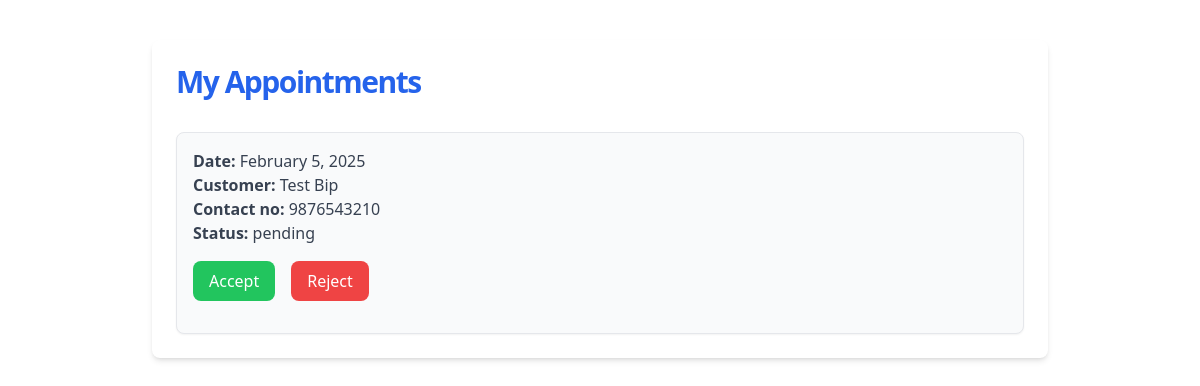
Page /worker/appointments/ (signed in) on the committed database.
### jobs/models.py (models this page shows, shortened)
class Appointment(models.Model):
    STATUS_CHOICES = [
        ('pending', 'Pending'),
        ('accepted', 'Accepted'),
        ('rejected', 'Rejected'),
        ('completed', 'Completed'),
    ]
    customer = models.ForeignKey(Customer, on_delete=models.CASCADE, related_name='customer_appointments')
    worker = models.ForeignKey(Worker, on_delete=models.CASCADE, related_name='worker_appointments')
    appointment_date = models.DateTimeField(null=True, blank=True)
    status = models.CharField(max_length=10, choices=STATUS_CHOICES, default='pending')
    reason = models.TextField(blank=True, null=True)

class Customer(models.Model):
    owner=models.OneToOneField(User,on_delete=models.CASCADE)
    name=models.CharField(max_length=50)
    phone_number=PhoneNumberField(region="NP", unique=True)
    profile_pic=models.ImageField(upload_to="profiles/", blank=True)
    latitude = models.CharField(max_length=20,null=True,blank=True)
    longitude = models.CharField(max_length=20,null=True,blank=True)

### jobs/views.py (the view)
# urls.py: path('worker/appointments/', views.worker_appointments, name='worker_appointments'),
def worker_appointments(request):
    worker = get_object_or_404(Worker, owner=request.user)
    appointments = Appointment.objects.filter(worker=worker)
    return render(request, 'jobs/worker_appointments.html', {'appointments': appointments})

### jobs/templates/jobs/worker_appointments.html (shortened to what this page needs)
<html lang="en">
<head>
    <script src="https://cdn.tailwindcss.com"></script>
</head>
<body>
    <div class="max-w-4xl mx-auto my-10 p-6 bg-white shadow-md rounded-lg">
        <h2 class="text-3xl font-bold tracking-tighter text-blue-600 mb-8 transition duration-500 ease-in-out transform tracking-relaxed lg:pr-8">My Appointments</h2>
        <ul class="space-y-6">
            {% for appointment in appointments %}
                <li class="p-4 border rounded-lg bg-gray-50 shadow-sm hover:bg-gray-100 transition duration-300">
                    <p class="text-gray-700">
                        <span class="font-semibold">Date:</span> {{ appointment.appointment_date|date:"F j, Y" }}
                    </p>
                    <p class="text-gray-700">
                        <span class="font-semibold">Customer:</span> {{ appointment.customer.name }}
                    </p>
                    <p class="text-gray-700">
                        <span class="font-semibold">Contact no:</span> {{ appointment.customer.phone_number }}
                    </p>
                    <p class="text-gray-700">
                        <span class="font-semibold">Status:</span> {{ appointment.status }}
                    </p>
                    <div class="mt-4 flex space-x-4">
                        {% if appointment.status == 'pending' %}
                        <form action="{% url 'accept_appointment' appointment.id %}" method="post">
                            <button type="submit" class="px-4 py-2 bg-green-500 text-white rounded-lg hover:bg-green-600 transition duration-300">
                                Accept
                            </button>
                        </form>
                        <form action="{% url 'reject_appointment' appointment.id %}" method="post">
                            <button type="submit" class="px-4 py-2 bg-red-500 text-white rounded-lg hover:bg-red-600 transition duration-300">
                                Reject
                            </button>
                        </form>
                        {% endif %}
                </li>
            {% endfor %}
        </ul>
</body>

### rows in the picture
Appointment: appointment_date "February 5, 2025", customer.name "Test Bip", customer.phone_number "9876543210", status "pending", shows "Accept"
